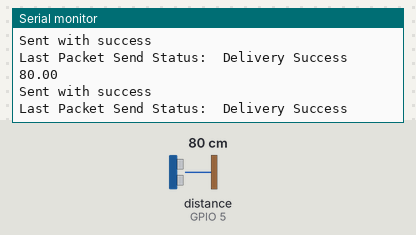
A sketch run on a simulated ESP32. Parts: the last lines printed to the serial monitor. Inputs (shaded band) come from the test bench; at power-on: distance to the obstacle (sensor on GPIO 5) 80 cm.

Above: at 2.8 s.
2.9 s: distance to the obstacle (sensor on GPIO 5) set to 2 cm
At 4.9 s:
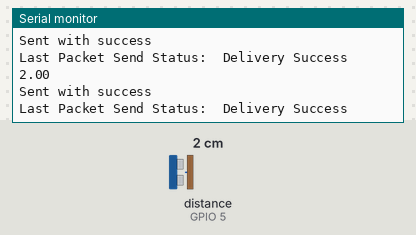
5.6 s: distance to the obstacle (sensor on GPIO 5) set to 4 cm
At 6.4 s:
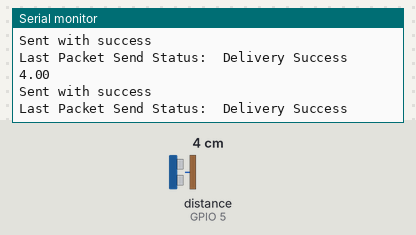
Timing chart, 0 to 8.6 s (numbered marks = the images above; inputs shaded):
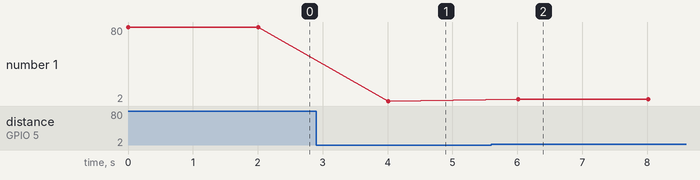

The sketch:

esp32_master.ino
```cpp
#include <esp_now.h>
#include <WiFi.h>

#include <afstandssensor.h>
AfstandsSensor s1(2, 5);
// REPLACE WITH RECEIVER MAC Address
uint8_t broadcastAddress[] = {0xEC, 0xFA, 0xBC, 0x23, 0x7E, 0xA9};

// Structure example to send data
// Must match the receiver structure
typedef struct struct_message {
  float a;
} struct_message;

// Create a struct_message called myData
struct_message myData;

// callback when data is sent
void OnDataSent(const uint8_t *mac_addr, esp_now_send_status_t status) {
  Serial.print("\r\nLast Packet Send Status:\t");
  Serial.println(status == ESP_NOW_SEND_SUCCESS ? "Delivery Success" : "Delivery Fail");
}

void setup() {
  // Init Serial Monitor
  Serial.begin(115200);

  // Set device as a Wi-Fi Station
  WiFi.mode(WIFI_STA);

  // Init ESP-NOW
  if (esp_now_init() != ESP_OK) {
    Serial.println("Error initializing ESP-NOW");
    return;
  }

  // Once ESPNow is successfully Init, we will register for Send CB to
  // get the status of Trasnmitted packet
  esp_now_register_send_cb(OnDataSent);

  // Register peer
  esp_now_peer_info_t peerInfo;
  memcpy(peerInfo.peer_addr, broadcastAddress, 6);
  peerInfo.channel = 0;
  peerInfo.encrypt = false;

  // Add peer
  if (esp_now_add_peer(&peerInfo) != ESP_OK){
    Serial.println("Failed to add peer");
    return;
  }
}

void loop() {
  // Set values to send
  myData.a = s1.afstandCM();
  Serial.println(myData.a);

  // Send message via ESP-NOW
  esp_err_t result = esp_now_send(broadcastAddress, (uint8_t *) &myData, sizeof(myData));

  if (result == ESP_OK) {
    Serial.println("Sent with success");
  }
  else {
    Serial.println("Error sending the data");
  }
  delay(2000);
}
```

Measured:
- after the input at 2.9 s, the serial monitor: prints a new line after 1.1 s (image 1)
- after the input at 5.6 s, the serial monitor: prints a new line after 0.41 s (image 2)
- plotted number 1: 80 → 2 after the input at 2.9 s, 2 → 4 after the input at 5.6 s
